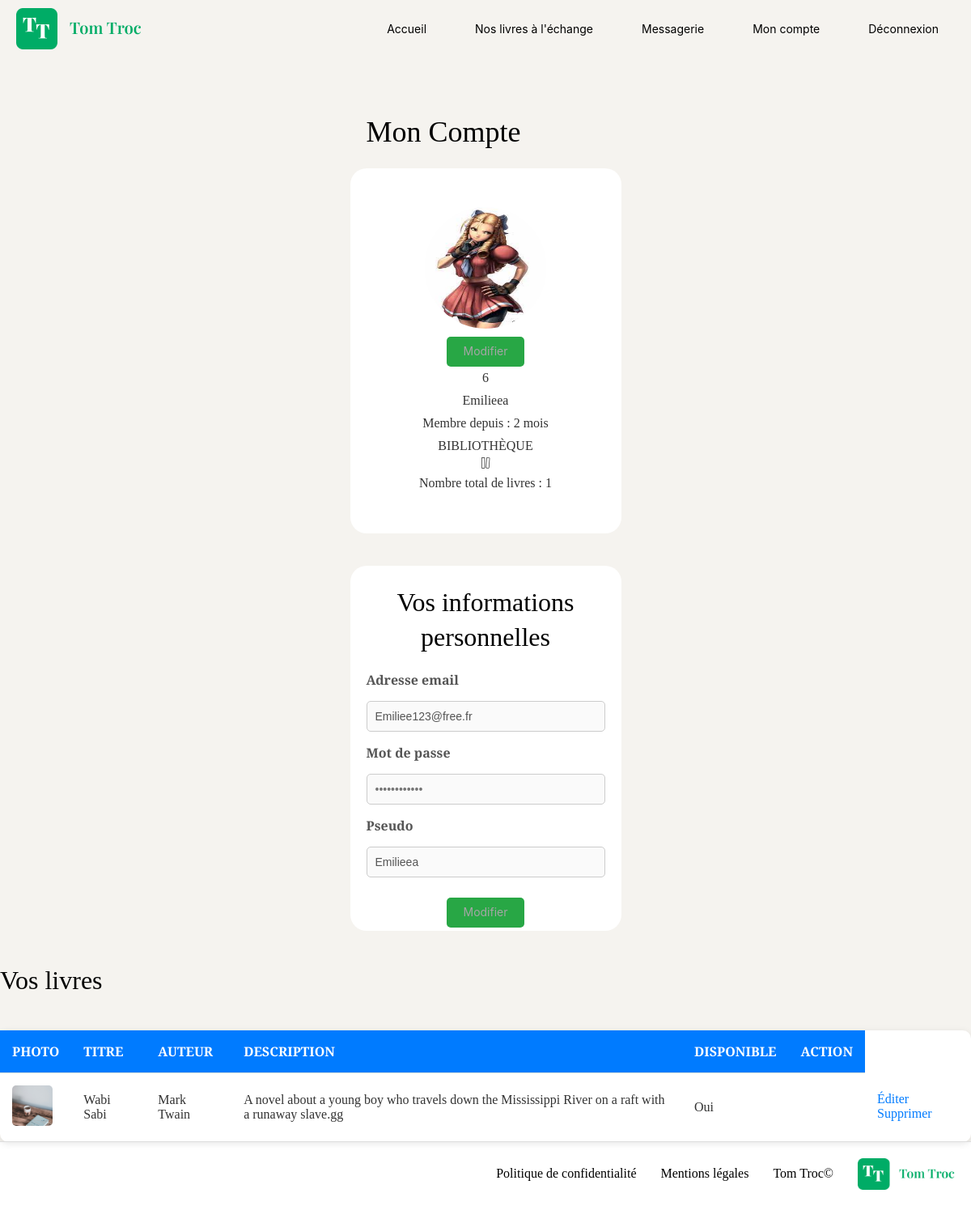
Screenshot of /index.php?action=myAccount (signed in) with the database file from the repository.
### tables this page shows
CREATE TABLE IF NOT EXISTS `user` (
  `id` int NOT NULL AUTO_INCREMENT,
  `username` varchar(100) NOT NULL,
  `email` varchar(100) NOT NULL,
  `password` varchar(255) NOT NULL,
  `profilePicture` varchar(255) NOT NULL,
  `role` enum('user','admin','moderator') DEFAULT 'user',
  `is_active` tinyint(1) DEFAULT '1',
  `created_at` datetime DEFAULT CURRENT_TIMESTAMP,
  `updated_at` datetime DEFAULT CURRENT_TIMESTAMP ON UPDATE CURRENT_TIMESTAMP,
  PRIMARY KEY (`id`)
);

CREATE TABLE IF NOT EXISTS `book` (
  `id` int NOT NULL AUTO_INCREMENT,
  `title` varchar(255) NOT NULL,
  `author` varchar(255) NOT NULL,
  `img` varchar(255) NOT NULL,
  `description` text NOT NULL,
  `createdAt` timestamp NOT NULL DEFAULT CURRENT_TIMESTAMP,
  `updatedAt` timestamp NULL DEFAULT CURRENT_TIMESTAMP,
  `available` tinyint(1) NOT NULL,
  `user_id` int DEFAULT NULL,
  PRIMARY KEY (`id`),
  KEY `fk_user` (`user_id`)
);

### views/View.php (called while the page is built, shortened)
<?php
class View
{
    public function render(string $viewName, array $params = []): void
    {
        $viewPath = $this->buildViewPath($viewName);
        $description = $this->_renderViewFromTemplate($viewPath, $params);
    }
    private function _renderViewFromTemplate(string $viewPath, array $params = []): string
    {
        if (file_exists($viewPath)) {
            extract($params);
            require($viewPath);
            return ob_get_clean();
        } else {
            throw new Exception("La vue '$viewPath' est introuvable.");
        }
    }
    private function buildViewPath(string $viewName): string
    {
        return TEMPLATE_VIEW_PATH . $viewName . '.php';
    }
}

### controllers/UserController.php (called while the page is built, shortened)
<?php
class UserController
{
    public function showMyAccount(): void
    {
        $userId = $_SESSION['user']['id'];
        $bookManager = new BookManager();
        $books = $bookManager->getAllBooksByUserId($userId);
        $totalBooks = $bookManager->countUserBooks($userId);
        $this->renderView('myAccount', "Mon Compte", [
            'user' => (array)$_SESSION['user'],
            'books' => $books,
            'totalBooks' => $totalBooks
        ]);
    }
    private function renderView(string $viewName, string $pageTitle, array $data = []): void
    {
        $view = new View($pageTitle);
        $view->render($viewName, $data);
    }
}

### index.php (called while the page is built, shortened)
<?php
$action = Utils::request('action', 'home');
try {
    $userController = new UserController();
    switch ($action) {
        case 'myAccount':
            $userController->showMyAccount();
            break;
    }
} catch (Exception $e) {
    error_log("Exception capturée : " . $e->getMessage());
    $errorView = new View('Erreur');
    $errorView->render('errorPage', ['errorMessage' => $e->getMessage()]);
}

### models/DBmanager.php (called while the page is built, shortened)
<?php
class DBManager
{
    private static $instance;
    private $db;
    private function __construct()
    {
        $this->db = new PDO('mysql:host=' . DB_HOST . ';dbname=' . DB_NAME . ';charset=utf8', DB_USER, DB_PASS);
        $this->db->setAttribute(PDO::ATTR_ERRMODE, PDO::ERRMODE_EXCEPTION);
        $this->db->setAttribute(PDO::ATTR_DEFAULT_FETCH_MODE, PDO::FETCH_ASSOC);
    }
    public static function getInstance() : DBManager
    {
        if (!self::$instance) {
            self::$instance = new DBManager();
        }
        return self::$instance;
    }
    public function query(string $sql, ?array $params = null) : PDOStatement
    {
        if ($params == null) {
            $query = $this->db->query($sql);
        } else {
            $query = $this->db->prepare($sql);
            $query->execute($params);
        }
        return $query;
    }
}

### models/UserManager.php (called while the page is built, shortened)
<?php
class UserManager extends AbstractEntityManager
{
    public function getUserById(int $id): ?User
    {
        try {
            $sql = "SELECT * FROM user WHERE id = :id";
            $result = $this->db->query($sql, [":id" => $id]);
            $user = $result->fetch();
            if ($user) {
                return new User($user);
            } else {
                return null;
            }
        } catch (PDOException $e) {
            throw new Exception("Erreur lors de la recherche de l'utilisateur : " . $e->getMessage());
        }
    }
}

### models/BookManager.php (called while the page is built, shortened)
<?php
class bookManager extends AbstractEntityManager
{
    public function getAllBooksByUserId(int $userId): array
    {
        $sql = "SELECT * FROM book WHERE user_id = :id_user";
        $result = $this->db->query($sql, ['id_user' => $userId]);
        $books = [];
        while ($book = $result->fetch()) {
            $books[] = new Book($book);
        }
        return $books;
    }
    public function countUserBooks(int $userId): int
    {
        $sql = "SELECT COUNT(*) as total_books FROM book";
        $params = [];
        $criteria = ['user_id' => $userId];
        if (!empty($criteria)) {
            $conditions = [];
            foreach ($criteria as $key => $value) {
                $conditions[] = "$key = :$key";
                $params[$key] = $value;
            }
            $sql .= " WHERE " . implode(" AND ", $conditions);
        }
        $stmt = $this->db->query($sql, $params);
        $result = $stmt->fetch();
        return $result['total_books'];
    }
}

### models/Book.php (called while the page is built, shortened)
<?php
class Book extends AbstractEntity
{
    protected int $id;
    private int $userId;
    private string $title = "";
    private string $author = "";
    private ?string $img = null;
    private string $description = "";
    private bool $available = true;
    public function __construct(array $data = [])
    {
        $userManager = new UserManager();
        if ($this->userId) {
            $this->user = $userManager->getUserById($this->userId);
        }
    }
    public function getId(): int
    {
        return $this->id;
    }
    public function setId(int $id): void
    {
        $this->id = $id;
    }
    public function setUserId(int $userId): void
    {
        $this->userId = $userId;
    }
    public function setTitle(string $title): void
    {
        $this->title = $title;
    }
    public function getTitle(): string
    {
        return $this->title;
    }
    public function setAuthor(string $author): void
    {
        $this->author = $author;
    }
    public function getAuthor(): string
    {
        return $this->author;
    }
    public function setImg(?string $img): void
    {
        $this->img = $img;
    }
    public function getImg(): ?string
    {
        return $this->img;
    }
    public function setDescription(string $description): void
    {
        $this->description = $description;
    }
    public function getDescription(int $length = -1): string
    {
        return $this->description;
    }
    public function setAvailable(bool $available): void
    {
        $this->available = $available;
    }
    public function isAvailable(): bool
    {
        return $this->available;
    }
    public function setCreatedAt(string|DateTime $createdAt, string $format = 'Y-m-d H:i:s'): void
    {
        if (is_string($createdAt)) {
            $createdAt = DateTime::createFromFormat($format, $createdAt);
        }
    }
    public function setUpdatedAt(string|DateTime|null $updatedAt): void
    {
        if ($updatedAt === null) {
            $this->updatedAt = null;
        } elseif (is_string($updatedAt)) {
            $this->updatedAt = DateTime::createFromFormat('Y-m-d H:i:s', $updatedAt);
        } elseif ($updatedAt instanceof DateTime) {
            $this->updatedAt = $updatedAt;
        }
    }
}

### models/AbstractEntity.php (called while the page is built, shortened)
<?php
abstract class AbstractEntity
{
    protected function hydrate(array $data) : void
    {
        foreach ($data as $key => $value) {
            $method = 'set' . str_replace('_', '', ucwords($key, '_'));
        }
    }
}

### views/templates/myAccount.php (the view, shortened to what this page needs)
<div class="account-container">
    <h1>Mon Compte</h1>
    <div class="account-sections">
        <div class="account-card">
            <div class="account-profile">
                <?php if (($user['profilePicture']) && !empty($user['profilePicture'])) : ?>
                    <img src="<?= $user['profilePicture'] ?>" alt="Photo de profil">
                <?php else : ?>
                    <img src="/assets/img/users/profile-default.svg" alt="Photo par défaut">
                <?php endif; ?>
                <form id="profilePictureForm" action="index.php?action=updateProfilePicture" method="post" enctype="multipart/form-data">
                    <button type="button" id="changePictureButton">Modifier</button>
                </form>
            </div>
            <p><?= ($user['id']) ?> </p>
            <p><?= ($user['username']) ?></p>
            <?php
            $createdAt = new DateTime($user['createdAt']);
            $now = new DateTime();
            $diff = $createdAt->diff($now);
            $memberSince = '';
            if ($diff->m > 0) {
                $memberSince .= $diff->m . ' ' . ($diff->m > 1 ? 'mois' : 'mois');
            }
            ?>
            <p>Membre depuis : <?= ($memberSince) ?></p>
            <p>BIBLIOTHÈQUE</p>
            <div class="library-info">
                <img src="/assets/img/icon_books.svg" alt="Icône de livres">
                <p>Nombre total de livres : <?= ($totalBooks) ?></p>
            </div>
        </div>
    </div>
    <div class="account-card">
        <h2>Vos informations personnelles</h2>
        <form action="index.php?action=editUser" method="post">
            <label for="email">Adresse email</label>
            <input type="email" id="email" name="email" value="<?= htmlspecialchars($user['email']) ?>" disabled required>
            <label for="password">Mot de passe</label>
            <input type="password" id="password" name="password" placeholder="••••••••••••" disabled>
            <label for="username">Pseudo</label>
            <input type="text" id="username" name="username" value="<?= htmlspecialchars($user['username']) ?>" disabled required>
            <button type="button" id="editButton">Modifier</button>
        </form>
    </div>
</div>
<h2>Vos livres</h2>
<table class="table-books">
    <thead>
        <tr>
            <th>Photo</th>
            <th>Titre</th>
            <th>Auteur</th>
            <th>Description</th>
            <th>Disponible</th>
            <th>Action</th>
        </tr>
    </thead>
    <tbody>
        <?php if (!empty($books)) : ?>
            <?php foreach ($books as $book) : ?>
                <tr>
                    <td><img src="<?= ($book->getImg()) ?>" alt="Photo du livre" width="50"></td>
                    <td><?= ($book->getTitle()) ?></td>
                    <td><?= ($book->getAuthor()) ?></td>
                    <td><?= ($book->getDescription()) ?></td>
                    <td><?= ($book->isAvailable() ? 'Oui' : 'Non') ?></td>
                    <td>
                    <td>
                        <a href="index.php?action=editbook&id=<?= (int)$book->getId() ?>">Éditer</a>
                        <a href="index.php?action=deleteBook&id=<?= (int)$book->getId() ?>" onclick="return confirm('Êtes-vous sûr de vouloir supprimer ce livre ?')">Supprimer</a>
                    </td>
                    </td>
                </tr>
            <?php endforeach; ?>
        <?php else : ?>
            <tr>
                <td colspan="6">Aucun livre trouvé.</td>
            </tr>
        <?php endif; ?>
    </tbody>
</table>

### assets/css/style.css (style rules this page uses)
* { margin: 0; padding: 0; box-sizing: border-box; }
:root { --backgroundColor: #F5F3EF; --titleColor: #000000; --textColor: #000000; --buttonDefaultColor: #00AC66; --headerColor: #000; --headerPaleColor: #ccc; --hamburgerColor: #A6A6A6; --PaleColor: white; --quoteColor: #aaa; --dateColor: #888; }
body { font-family: 'Playfair Display'; background-color: var(--backgroundColor); }
h1 { margin: 20px; font-size: 36px; font-weight: 400; line-height: 47.99px; color: var(--titleColor); }
h2 { margin: 20px 0; font-size: 32px; font-weight: 400; line-height: 42.66px; color: var(--headerColor); }
a { text-decoration: none; color: inherit; }
.account-container { padding: 20px; max-width: 1200px; margin: 0 auto; border-radius: 10px; }
.account-sections { display: flex; flex-direction: row; justify-content: center; gap: 20px; margin-bottom: 40px; }
.account-card { display: flex; justify-content: center; width: 335px; height: 451px; background-color: #ffffff; padding: 20px; border-radius: 20px; text-align: center; flex-direction: column; }
.account-profile img { border-radius: 50%; width: 150px; height: 150px; }
.account-profile { display: flex; justify-content: center; flex-direction: column; align-items: center; }
.account-card button { margin-top: 10px; color: #A6A6A6; border: none; padding: 10px 20px; border-radius: 5px; cursor: pointer; font-family: Inter; font-size: 14px; font-weight: 400; line-height: 16.94px; text-align: center; }
.account-card p { margin: 5px 0; color: #333; }
form { display: flex; flex-direction: column; gap: 15px; text-align: left; }
form label { font-weight: bold; color: #555; }
form input[type="email"], form input[type="password"], form input[type="text"] { width: 100%; padding: 10px; border: 1px solid #ccc; border-radius: 5px; font-size: 14px; }
form button { align-self: center; background-color: #28a745; color: white; border: none; padding: 10px 20px; border-radius: 5px; cursor: pointer; transition: background-color 0.3s; font-size: 16px; }
.table-books { width: 100%; border-collapse: collapse; margin-top: 20px; background-color: white; box-shadow: 0 2px 8px rgba(0, 0, 0, 0.1); border-radius: 10px; }
.table-books th, .table-books td { padding: 15px; text-align: left; border-bottom: 1px solid #ddd; }
.table-books th { background-color: #007bff; color: white; text-transform: uppercase; }
.table-books td { color: #333; }
.table-books img { width: 50px; height: 50px; object-fit: cover; border-radius: 5px; }
.table-books a { color: #007bff; text-decoration: none; transition: color 0.3s; }

### rows the page displays
user: profilePicture (picture), id "6", username "Emilieea", created_at "2 mois", email "Emiliee123@free.fr"
book: img (picture), title "Wabi Sabi", author "Mark Twain", description "A novel about a young boy who travels down the Mississippi River on a raft with a runaway slave.gg", available "Oui"

### other values shown
$totalBooks "1"
